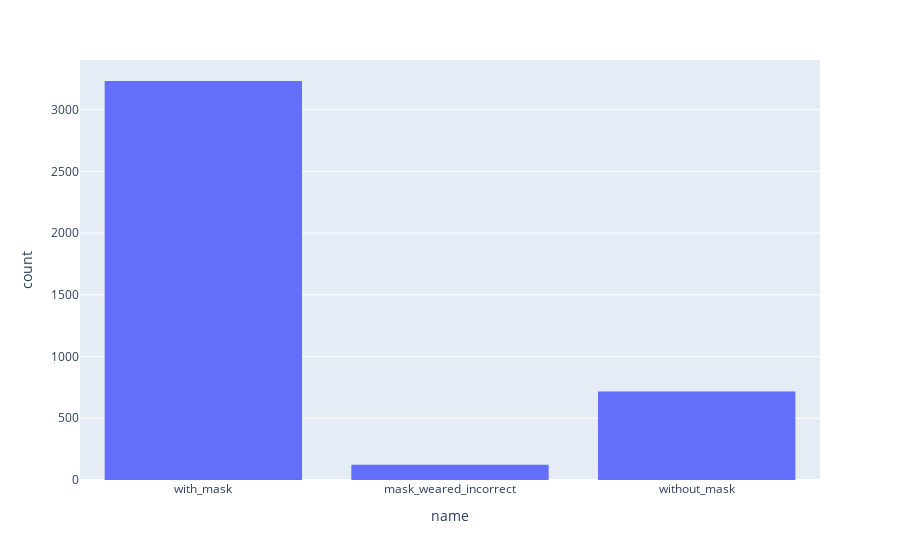

Notebook cell for this chart:
### Markdown cell above
Распределение лиц по классам

### Code cell
fig = px.histogram(df, x="name")
fig.show()

### Figure 1 — Plotly figure (JSON) as saved in the notebook; plotly's stock layout.template omitted (floating-point values rounded to 4 significant figures; data arrays with more than 128 entries replaced by an {"elided": "..."} marker saying what was removed)
{"data": [{"alignmentgroup": "True", "bingroup": "x", "hovertemplate": "name=%{x}<br>count=%{y}<extra></extra>", "legendgroup": "", "marker": {"color": "#636efa", "pattern": {"shape": ""}}, "name": "", "offsetgroup": "", "orientation": "v", "showlegend": false, "type": "histogram", "x": {"elided": "4072 str values"}, "xaxis": "x", "yaxis": "y"}], "layout": {"barmode": "relative", "legend": {"tracegroupgap": 0}, "margin": {"t": 60}, "xaxis": {"anchor": "y", "domain": [0, 1], "title": {"text": "name"}}, "yaxis": {"anchor": "x", "domain": [0, 1], "title": {"text": "count"}}}}
